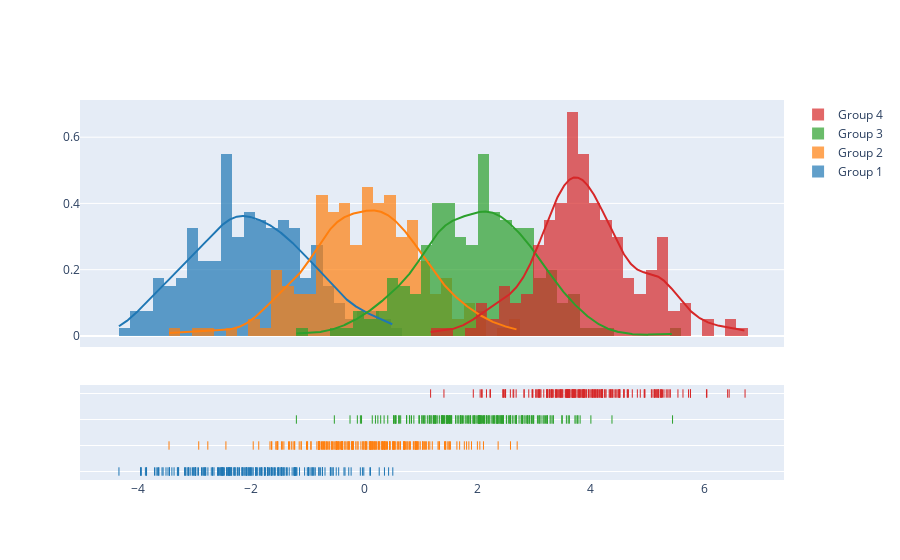

Notebook source saved alongside this figure:
### Code cell
import plotly.figure_factory as ff

# Add histogram data
x1 = np.random.randn(200) - 2
x2 = np.random.randn(200)
x3 = np.random.randn(200) + 2
x4 = np.random.randn(200) + 4

# Group data together
hist_data = [x1, x2, x3, x4]

group_labels = ['Group 1', 'Group 2', 'Group 3', 'Group 4']

# Create distplot with custom bin_size
fig = ff.create_distplot(hist_data, group_labels, bin_size=.2)
fig.show()

### Figure 1 — Plotly figure (JSON) as saved in the notebook; plotly's stock layout.template omitted (floating-point values rounded to 4 significant figures; data arrays with more than 128 entries replaced by an {"elided": "..."} marker saying what was removed)
{"data": [{"autobinx": false, "histnorm": "probability density", "legendgroup": "Group 1", "marker": {"color": "rgb(31, 119, 180)"}, "name": "Group 1", "opacity": 0.7, "type": "histogram", "x": {"elided": "200 float values"}, "xaxis": "x", "xbins": {"end": 0.5014, "size": 0.2, "start": -4.334}, "yaxis": "y"}, {"autobinx": false, "histnorm": "probability density", "legendgroup": "Group 2", "marker": {"color": "rgb(255, 127, 14)"}, "name": "Group 2", "opacity": 0.7, "type": "histogram", "x": {"elided": "200 float values"}, "xaxis": "x", "xbins": {"end": 2.698, "size": 0.2, "start": -3.45}, "yaxis": "y"}, {"autobinx": false, "histnorm": "probability density", "legendgroup": "Group 3", "marker": {"color": "rgb(44, 160, 44)"}, "name": "Group 3", "opacity": 0.7, "type": "histogram", "x": {"elided": "200 float values"}, "xaxis": "x", "xbins": {"end": 5.441, "size": 0.2, "start": -1.201}, "yaxis": "y"}, {"autobinx": false, "histnorm": "probability density", "legendgroup": "Group 4", "marker": {"color": "rgb(214, 39, 40)"}, "name": "Group 4", "opacity": 0.7, "type": "histogram", "x": {"elided": "200 float values"}, "xaxis": "x", "xbins": {"end": 6.721, "size": 0.2, "start": 1.169}, "yaxis": "y"}, {"legendgroup": "Group 1", "marker": {"color": "rgb(31, 119, 180)"}, "mode": "lines", "name": "Group 1", "showlegend": false, "type": "scatter", "x": {"elided": "500 float values"}, "xaxis": "x", "y": {"elided": "500 float values"}, "yaxis": "y"}, {"legendgroup": "Group 2", "marker": {"color": "rgb(255, 127, 14)"}, "mode": "lines", "name": "Group 2", "showlegend": false, "type": "scatter", "x": {"elided": "500 float values"}, "xaxis": "x", "y": {"elided": "500 float values"}, "yaxis": "y"}, {"legendgroup": "Group 3", "marker": {"color": "rgb(44, 160, 44)"}, "mode": "lines", "name": "Group 3", "showlegend": false, "type": "scatter", "x": {"elided": "500 float values"}, "xaxis": "x", "y": {"elided": "500 float values"}, "yaxis": "y"}, {"legendgroup": "Group 4", "marker": {"color": "rgb(214, 39, 40)"}, "mode": "lines", "name": "Group 4", "showlegend": false, "type": "scatter", "x": {"elided": "500 float values"}, "xaxis": "x", "y": {"elided": "500 float values"}, "yaxis": "y"}, {"legendgroup": "Group 1", "marker": {"color": "rgb(31, 119, 180)", "symbol": "line-ns-open"}, "mode": "markers", "name": "Group 1", "showlegend": false, "type": "scatter", "x": {"elided": "200 float values"}, "xaxis": "x", "y": {"elided": "200 str values"}, "yaxis": "y2"}, {"legendgroup": "Group 2", "marker": {"color": "rgb(255, 127, 14)", "symbol": "line-ns-open"}, "mode": "markers", "name": "Group 2", "showlegend": false, "type": "scatter", "x": {"elided": "200 float values"}, "xaxis": "x", "y": {"elided": "200 str values"}, "yaxis": "y2"}, {"legendgroup": "Group 3", "marker": {"color": "rgb(44, 160, 44)", "symbol": "line-ns-open"}, "mode": "markers", "name": "Group 3", "showlegend": false, "type": "scatter", "x": {"elided": "200 float values"}, "xaxis": "x", "y": {"elided": "200 str values"}, "yaxis": "y2"}, {"legendgroup": "Group 4", "marker": {"color": "rgb(214, 39, 40)", "symbol": "line-ns-open"}, "mode": "markers", "name": "Group 4", "showlegend": false, "type": "scatter", "x": {"elided": "200 float values"}, "xaxis": "x", "y": {"elided": "200 str values"}, "yaxis": "y2"}], "layout": {"barmode": "overlay", "hovermode": "closest", "legend": {"traceorder": "reversed"}, "xaxis": {"anchor": "y2", "domain": [0.0, 1.0], "zeroline": false}, "yaxis": {"anchor": "free", "domain": [0.35, 1], "position": 0.0}, "yaxis2": {"anchor": "x", "domain": [0, 0.25], "dtick": 1, "showticklabels": false}}}
